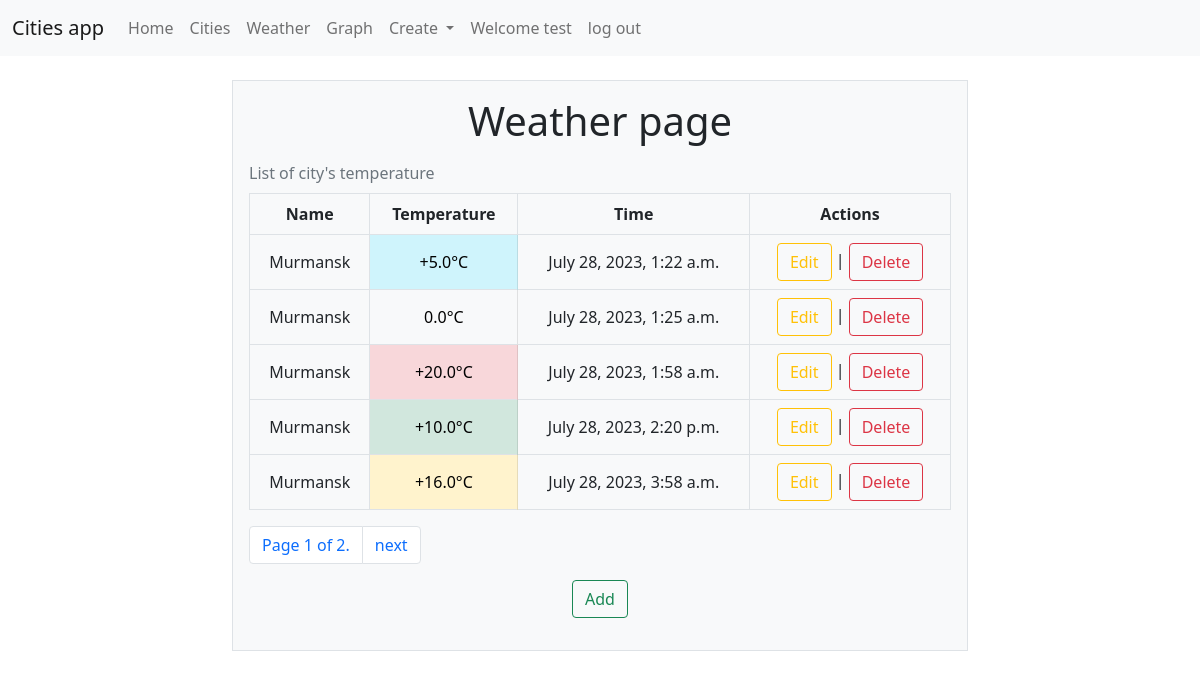
Screenshot of /weather/ (signed in) with the database file from the repository.
### weather/models.py (models this page shows, shortened)
class WeatherValue(models.Model):
    date = models.DateTimeField(default=datetime.datetime.now())
    value = models.FloatField(default=0)
    cities = models.ForeignKey(City, on_delete=models.CASCADE)

class City(models.Model):
    def __str__(self):
        return self.name
    name = models.CharField(max_length=255)

### weather/list_views/weather_detail_view.py (the view)
# urls.py: path('weather/', WeatherDetailView.as_view(), name='weather'),
class WeatherDetailView(ListView):
    paginate_by = 5
    template_name = "weather/weather_list.html"
    context_object_name = "weathers"
    def get_queryset(self):
        if self.request.GET.get("city") is not None:
            print(self.request.GET.get("city"))
            return weather_queries.get_weather_by_city(self.request.GET.get("city"))
        return city_queries.get_all_cities_with_weather()

### weather/queries/city_queries.py (called while the page is built)
def get_all_cities_with_weather():
    return models.WeatherValue.objects.all()

### weather/templates/weather/weathervalue_list.html (shortened to what this page needs)
{% extends "base.html"%}
{% block content %}
{% if object_list.count > 0 %}
<h2 class="display-6">Weather page</h2>
    <table class="table align-middle table-bordered caption-top">
        <caption>List of city's temperature</caption>
        <thead>
            <th>Name</th>
            <th>Temperature</th>
            <th>Time</th>
            {% if request.user.is_authenticated %}
            <th>Actions</th>
            {% endif %}
        </thead>
        {% for weather in object_list %}
        <tr>
            <td>{{ weather.cities }}</td>
            {% if weather.value == 0 %}
            <td class="table-light">{{ weather.value }}&deg;C</td>
            {% elif weather.value < 0 %}
            <td class="table-primary">{{ weather.value }}&deg;C</td>
            {% elif weather.value < 10 %}
            <td class="table-info">+{{ weather.value }}&deg;C</td>
            {% elif weather.value < 15 %}
            <td class="table-success">+{{ weather.value }}&deg;C</td>
            {% elif weather.value < 20 %}
            <td class="table-warning">+{{ weather.value }}&deg;C</td>
            {% else %}
            <td class="table-danger">+{{ weather.value }}&deg;C</td>
            {% endif %}
            <td>{{ weather.date }}</td>
            {% if request.user.is_authenticated %}
            <td>
                <a class = "btn btn-outline-warning" href="edit/{{weather.id}}">Edit</a> |
                <a class = "btn btn-outline-danger" href="delete/{{weather.id}}">Delete</a>
            </td>
            {% endif %}
        </tr>
        {% endfor %}
    </table>
    <nav aria-label="Page navigation example">
        <ul class="pagination">
            <li class="page-item">
                <a class="page-link">Page {{ page_obj.number }} of {{ paginator.num_pages }}.</a>
            </li>
            {% if page_obj.has_next %}
            <li class="page-item">
                <a class="page-link" href="?page={{ page_obj.next_page_number }}" >next</a>
            </li>
            {% endif %}
        </ul>
    </nav>
    {% else %}
    <div class="mb-3">
        <p class="display-4">Nothing to show</p>
        <p class="display-6">If you want to see all records - press "Show all"</p>
        <a href="/weather" class="btn btn-outline-success">Show all</a>
    </div>
    {% endif %}
{% if request.user.is_authenticated %}
<div class="mb-3">
    <a class = "btn btn-outline-success" href="create/">Add</a>
</div>
{% endif %}
{% endblock content %}

### weather/templates/base.html (shortened to what this page needs)
<!DOCTYPE html>
{% load static %}
<html lang="en">
<head>
    <link rel="stylesheet" href="{% static "css/bootstrap.min.css" %}">
    <link rel="stylesheet" href="https://cdn.jsdelivr.net/npm/@eonasdan/tempus-dominus@6.7.11/dist/css/tempus-dominus.min.css">
</head>
<header>
    <nav class="navbar navbar-expand-lg navbar-light bg-light">
        <div class="container-fluid">
            <a class="navbar-brand" href="/">Cities app</a>
            <div class="collapse navbar-collapse" id="navbarSupportedContent">
              <ul class="navbar-nav me-auto mb-2 mb-lg-0">
                <li class="nav-item">
                  <a class="nav-link" href="/">Home</a>
                </li>
                <li class="nav-item">
                  <a class="nav-link" href="/cities">Cities</a>
                </li>
                <li class="nav-item">
                  <a class="nav-link" href="/weather">Weather</a>
                </li>
                <li class="nav-item">
                  <a class="nav-link" href="/graphs">Graph</a>
                </li>
                {% if request.user.is_authenticated %}
                <li class="nav-item dropdown">
                  <a class="nav-link dropdown-toggle" href="#" id="navbarDropdown" role="button" data-bs-toggle="dropdown" aria-expanded="false">
                    Create
                  </a>
                </li>
                <li class="nav-item">
                    <a class="nav-link">Welcome {{ request.user.username }}</a>
                </li>
                <li class="nav-item">
                    <a class="nav-link" href="/logout/">log out</a>
                </li>
                {% else %}
                <li class="nav-item">
                    <a class="nav-link" href="/login/">login</a>
                </li>
                {% endif %}
              </ul>
            </div>
        </div>
    </nav>
</header>
<body>
    <div class="container py-4 text-center ">
        <div class="row gy-5">
            <div class="col align-self-center">
                <div class="p-3 border bg-light">
                    {% block content %}
                    {% endblock content %}
                </div>
            </div>
        </div>
    </div>
</body>
</html>

### rows the page displays
WeatherValue: cities "Murmansk", value "5.0", date "July 28, 2023, 1:22 a.m."
WeatherValue: cities "Murmansk", value "0.0", date "July 28, 2023, 1:25 a.m."
WeatherValue: cities "Murmansk", value "20.0", date "July 28, 2023, 1:58 a.m."
WeatherValue: cities "Murmansk", value "10.0", date "July 28, 2023, 2:20 p.m."
WeatherValue: cities "Murmansk", value "16.0", date "July 28, 2023, 3:58 a.m."

### other values shown
{{ request.user.username }} "test"
{{ page_obj.number }} "1"
{{ paginator.num_pages }} "2"
